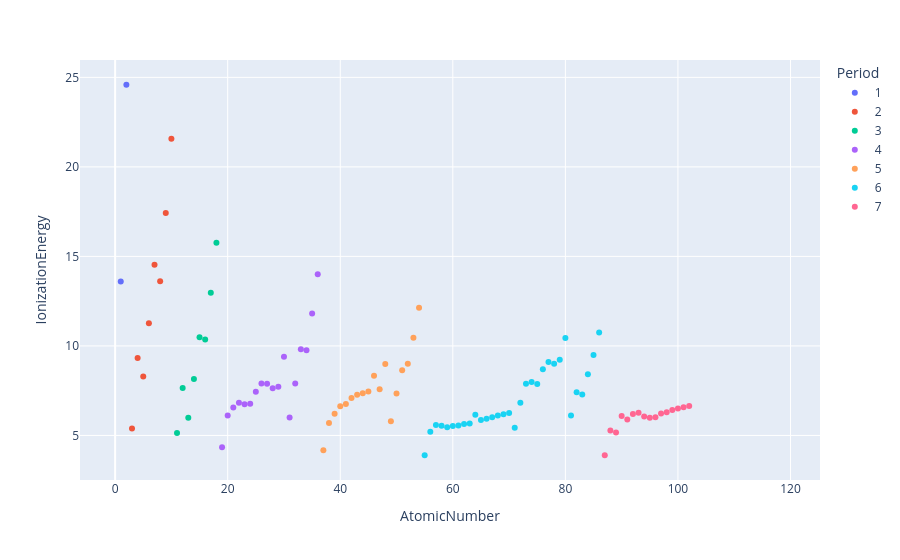

Write notebook code for a chart like this one.
### Code cell
fig = px.scatter(df, x="AtomicNumber", y="IonizationEnergy", color="Period", hover_data=["Name"])
fig.show()

### Figure 1 — Plotly figure (JSON) as saved in the notebook; plotly's stock layout.template omitted (floating-point values rounded to 4 significant figures)
{"data": [{"customdata": [["Hydrogen"], ["Helium"]], "hovertemplate": "Period=1<br>AtomicNumber=%{x}<br>IonizationEnergy=%{y}<br>Name=%{customdata[0]}<extra></extra>", "legendgroup": "1", "marker": {"color": "#636efa", "symbol": "circle"}, "mode": "markers", "name": "1", "orientation": "v", "showlegend": true, "type": "scatter", "x": [1, 2], "xaxis": "x", "y": [13.6, 24.59], "yaxis": "y"}, {"customdata": [["Lithium"], ["Beryllium"], ["Boron"], ["Carbon"], ["Nitrogen"], ["Oxygen"], ["Fluorine"], ["Neon"]], "hovertemplate": "Period=2<br>AtomicNumber=%{x}<br>IonizationEnergy=%{y}<br>Name=%{customdata[0]}<extra></extra>", "legendgroup": "2", "marker": {"color": "#EF553B", "symbol": "circle"}, "mode": "markers", "name": "2", "orientation": "v", "showlegend": true, "type": "scatter", "x": [3, 4, 5, 6, 7, 8, 9, 10], "xaxis": "x", "y": [5.392, 9.323, 8.298, 11.26, 14.53, 13.62, 17.42, 21.57], "yaxis": "y"}, {"customdata": [["Sodium"], ["Magnesium"], ["Aluminum"], ["Silicon"], ["Phosphorus"], ["Sulfur"], ["Chlorine"], ["Argon"]], "hovertemplate": "Period=3<br>AtomicNumber=%{x}<br>IonizationEnergy=%{y}<br>Name=%{customdata[0]}<extra></extra>", "legendgroup": "3", "marker": {"color": "#00cc96", "symbol": "circle"}, "mode": "markers", "name": "3", "orientation": "v", "showlegend": true, "type": "scatter", "x": [11, 12, 13, 14, 15, 16, 17, 18], "xaxis": "x", "y": [5.139, 7.646, 5.986, 8.152, 10.49, 10.36, 12.97, 15.76], "yaxis": "y"}, {"customdata": [["Potassium"], ["Calcium"], ["Scandium"], ["Titanium"], ["Vanadium"], ["Chromium"], ["Manganese"], ["Iron"], ["Cobalt"], ["Nickel"], ["Copper"], ["Zinc"], ["Gallium"], ["Germanium"], ["Arsenic"], ["Selenium"], ["Bromine"], ["Krypton"]], "hovertemplate": "Period=4<br>AtomicNumber=%{x}<br>IonizationEnergy=%{y}<br>Name=%{customdata[0]}<extra></extra>", "legendgroup": "4", "marker": {"color": "#ab63fa", "symbol": "circle"}, "mode": "markers", "name": "4", "orientation": "v", "showlegend": true, "type": "scatter", "x": [19, 20, 21, 22, 23, 24, 25, 26, 27, 28, 29, 30, 31, 32, 33, 34, 35, 36], "xaxis": "x", "y": [4.341, 6.113, 6.561, 6.828, 6.746, 6.767, 7.434, 7.902, 7.881, 7.64, 7.726, 9.394, 5.999, 7.9, 9.815, 9.752, 11.81, 14.0], "yaxis": "y"}, {"customdata": [["Rubidium"], ["Strontium"], ["Yttrium"], ["Zirconium"], ["Niobium"], ["Molybdenum"], ["Technetium"], ["Ruthenium"], ["Rhodium"], ["Palladium"], ["Silver"], ["Cadmium"], ["Indium"], ["Tin"], ["Antimony"], ["Tellurium"], ["Iodine"], ["Xenon"]], "hovertemplate": "Period=5<br>AtomicNumber=%{x}<br>IonizationEnergy=%{y}<br>Name=%{customdata[0]}<extra></extra>", "legendgroup": "5", "marker": {"color": "#FFA15A", "symbol": "circle"}, "mode": "markers", "name": "5", "orientation": "v", "showlegend": true, "type": "scatter", "x": [37, 38, 39, 40, 41, 42, 43, 44, 45, 46, 47, 48, 49, 50, 51, 52, 53, 54], "xaxis": "x", "y": [4.177, 5.695, 6.217, 6.634, 6.759, 7.092, 7.28, 7.361, 7.459, 8.337, 7.576, 8.994, 5.786, 7.344, 8.64, 9.01, 10.45, 12.13], "yaxis": "y"}, {"customdata": [["Cesium"], ["Barium"], ["Lanthanum"], ["Cerium"], ["Praseodymium"], ["Neodymium"], ["Promethium"], ["Samarium"], ["Europium"], ["Gadolinium"], ["Terbium"], ["Dysprosium"], ["Holmium"], ["Erbium"], ["Thulium"], ["Ytterbium"], ["Lutetium"], ["Hafnium"], ["Tantalum"], ["Tungsten"], ["Rhenium"], ["Osmium"], ["Iridium"], ["Platinum"], ["Gold"], ["Mercury"], ["Thallium"], ["Lead"], ["Bismuth"], ["Polonium"], ["Astatine"], ["Radon"]], "hovertemplate": "Period=6<br>AtomicNumber=%{x}<br>IonizationEnergy=%{y}<br>Name=%{customdata[0]}<extra></extra>", "legendgroup": "6", "marker": {"color": "#19d3f3", "symbol": "circle"}, "mode": "markers", "name": "6", "orientation": "v", "showlegend": true, "type": "scatter", "x": [55, 56, 57, 58, 59, 60, 61, 62, 63, 64, 65, 66, 67, 68, 69, 70, 71, 72, 73, 74, 75, 76, 77, 78, 79, 80, 81, 82, 83, 84, 85, 86], "xaxis": "x", "y": [3.894, 5.212, 5.577, 5.539, 5.464, 5.525, 5.55, 5.644, 5.67, 6.15, 5.864, 5.939, 6.022, 6.108, 6.184, 6.254, 5.426, 6.825, 7.89, 7.98, 7.88, 8.7, 9.1, 9.0, 9.226, 10.44, 6.108, 7.417, 7.289, 8.417, 9.5, 10.74], "yaxis": "y"}, {"customdata": [["Francium"], ["Radium"], ["Actinium"], ["Thorium"], ["Protactinium"], ["Uranium"], ["Neptunium"], ["Plutonium"], ["Americium"], ["Curium"], ["Berkelium"], ["Californium"], ["Einsteinium"], ["Fermium"], ["Mendelevium"], ["Nobelium"], ["Lawrencium"], ["Rutherfordium"], ["Dubnium"], ["Seaborgium"], ["Bohrium"], ["Hassium"], ["Meitnerium"], ["Darmstadtium"], ["Roentgenium"], ["Copernicium"], ["Nihonium"], ["Flerovium"], ["Moscovium"], ["Livermorium"], ["Tennessine"], ["Oganesson"]], "hovertemplate": "Period=7<br>AtomicNumber=%{x}<br>IonizationEnergy=%{y}<br>Name=%{customdata[0]}<extra></extra>", "legendgroup": "7", "marker": {"color": "#FF6692", "symbol": "circle"}, "mode": "markers", "name": "7", "orientation": "v", "showlegend": true, "type": "scatter", "x": [87, 88, 89, 90, 91, 92, 93, 94, 95, 96, 97, 98, 99, 100, 101, 102, 103, 104, 105, 106, 107, 108, 109, 110, 111, 112, 113, 114, 115, 116, 117, 118], "xaxis": "x", "y": [3.9, 5.279, 5.17, 6.08, 5.89, 6.194, 6.266, 6.06, 5.993, 6.02, 6.23, 6.3, 6.42, 6.5, 6.58, 6.65, NaN, NaN, NaN, NaN, NaN, NaN, NaN, NaN, NaN, NaN, NaN, NaN, NaN, NaN, NaN, NaN], "yaxis": "y"}], "layout": {"legend": {"title": {"text": "Period"}, "tracegroupgap": 0}, "margin": {"t": 60}, "xaxis": {"anchor": "y", "domain": [0.0, 1.0], "title": {"text": "AtomicNumber"}}, "yaxis": {"anchor": "x", "domain": [0.0, 1.0], "title": {"text": "IonizationEnergy"}}}}
